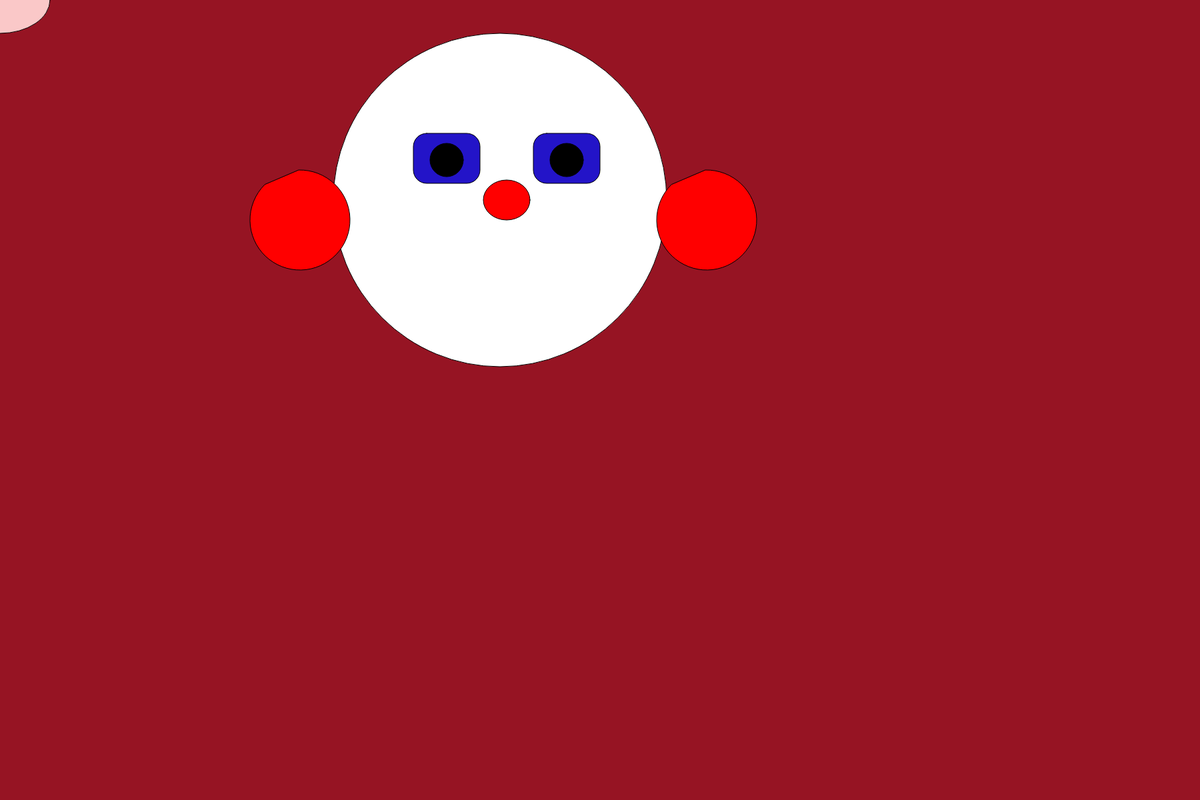
Frame 1 (no input)
Frame 60 (no input): identical to frame 1, image omitted
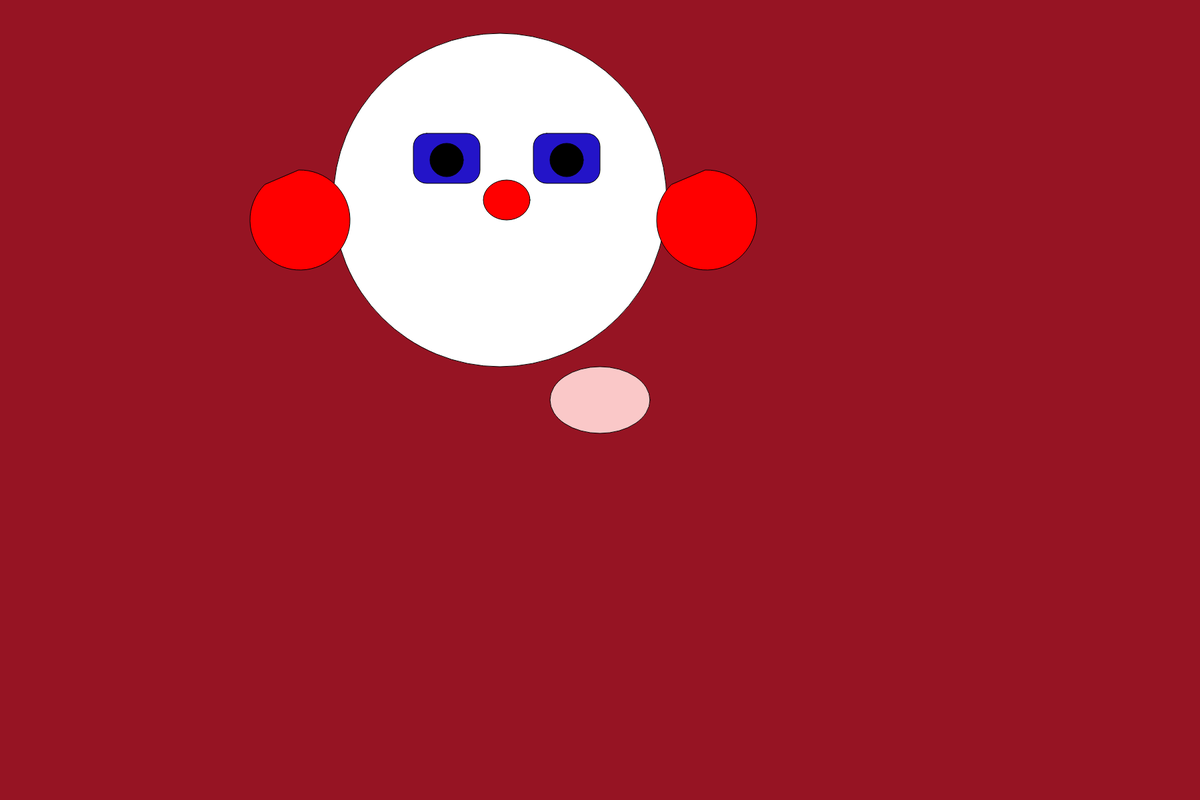
Frame 120 (the mouse pressed at the canvas centre since frame 60)

The p5.js sketch that drew these frames (run headless with seeded random() and noise() and a simulated clock; from frame 60 on, the mouse is pressed at the canvas centre):

// p5.js sketch
// ── sketch.js
var x = 0;
//Det her er mund x-koordinat
var y = 0;
//Det her er mund y-koordinat

function setup() {

  createCanvas(1800,1200);
  background(200,10,30);
  // put setup code here
  frameRate(60)
}

function draw() {
  background(150,20,35);
  //Baggrunden er farven 150 rød, 20 grøn, 35 blå
  fill(255,255,255);
  ellipse (750,300,500,500);
  
  fill(35,20,200)
  rect(620,200,100,75,20);

  fill(0,0,0);
  ellipse(670,240,50,50);

  fill(35,20,200);
  rect(800,200,100,75,20);

  fill(0,0,0);
  ellipse(850,240,50,50);

  fill(255,0,0)
  ellipse(760, 300, 70, 60)

  arc(450,330,150,150,300,PI+QUARTER_PI, CHORD);

  arc(1060,330,150,150,300,PI+QUARTER_PI, CHORD);

  fill(250,200,200);
  ellipse(x,y,150,100);
  //Det her er munden, tegnet der hvor x og y variablen er sat til.

  // put drawing code here

}

function mousePressed(){
  x = mouseX;
  //Sæt x variablen til der hvor mus er i x-aksen
  y = mouseY;
  //--||--

}
